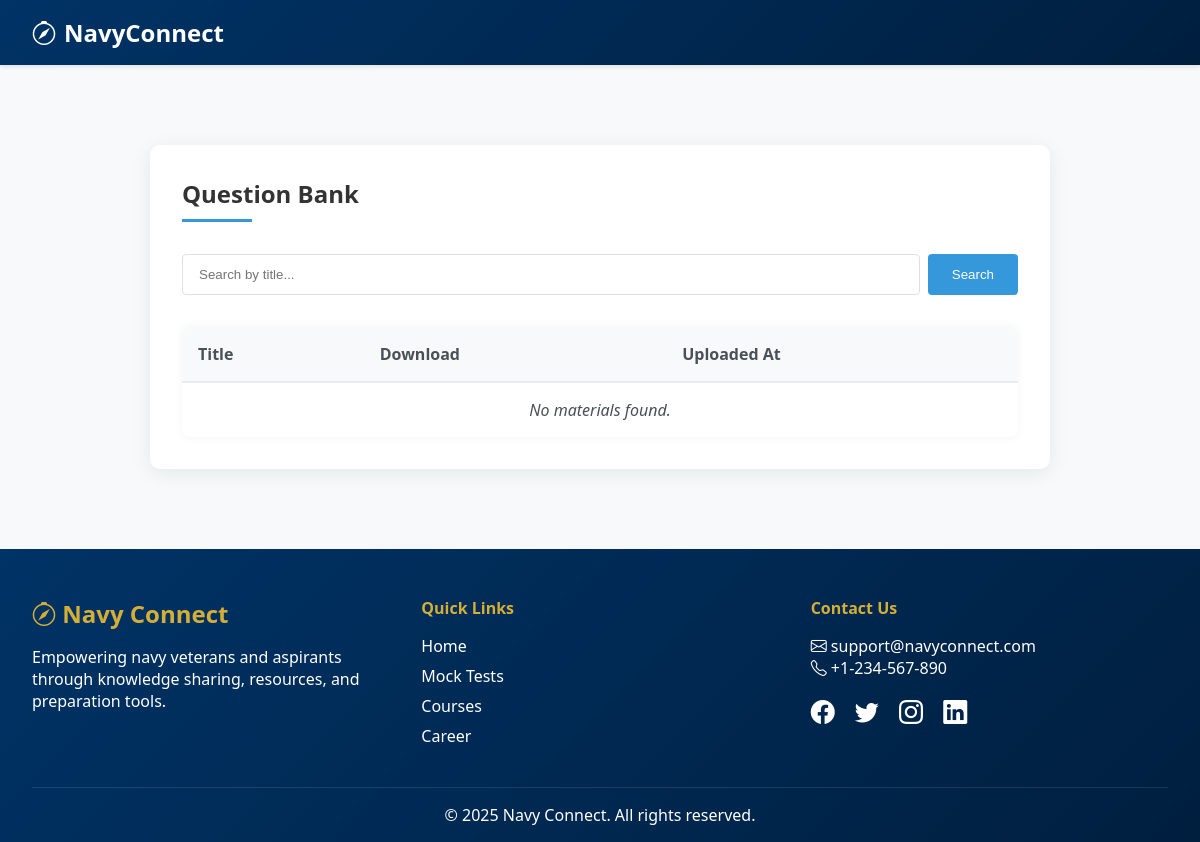
/question-bank/, run on an earlier commit of the app's database.
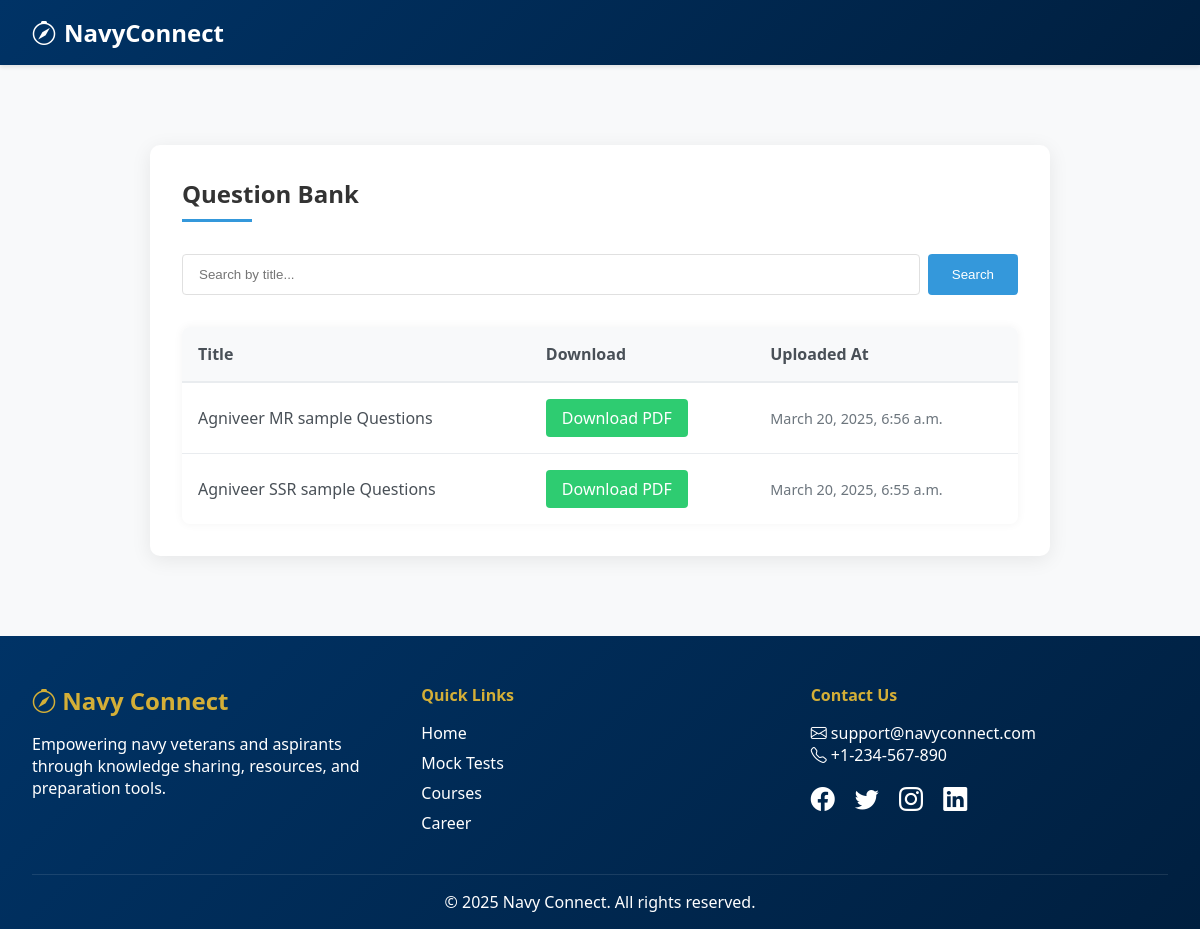
And on a later commit of the database.
### core/models.py (models this page shows, shortened)
class QuestionBank(models.Model):
    title = models.CharField(max_length=255)
    pdf = models.FileField(upload_to='question_banks/')
    uploaded_at = models.DateTimeField(auto_now_add=True)

### core/views.py (the view)
# urls.py: path('question-bank/', views.question_bank_list, name='question_bank_list'),
def question_bank_list(request):
    query = request.GET.get('q')
    if query:
        materials = QuestionBank.objects.filter(Q(title__icontains=query))
    else:
        materials = QuestionBank.objects.all().order_by('-uploaded_at')
    return render(request, 'question_bank_list.html', {'materials': materials})

### core/templates/question_bank_list.html (shortened to what this page needs)
{% extends 'base.html' %}
{% block content %}
<div class="question-bank-container">
    <h2 class="question-bank-header">Question Bank</h2>
    <form method="get" class="search-form">
        <input type="text" name="q" placeholder="Search by title..." class="search-input" value="{{ request.GET.q }}">
        <button type="submit" class="search-btn">Search</button>
    </form>
    <table class="materials-table">
        <thead>
            <tr>
                <th>Title</th>
                <th>Download</th>
                <th>Uploaded At</th>
            </tr>
        </thead>
        <tbody>
            {% for material in materials %}
            <tr>
                <td>{{ material.title }}</td>
                <td><a href="{{ material.pdf.url }}" class="download-btn" download>Download PDF</a></td>
                <td><span class="timestamp">{{ material.uploaded_at }}</span></td>
            </tr>
            {% empty %}
            <tr><td colspan="3" class="empty-message">No materials found.</td></tr>
            {% endfor %}
        </tbody>
    </table>
</div>
{% endblock %}

What changed in the data, as far as the page shows it:
added QuestionBank: title "Agniveer MR sample Questions", uploaded_at "March 20, 2025, 6:56 a.m."
added QuestionBank: title "Agniveer SSR sample Questions", uploaded_at "March 20, 2025, 6:55 a.m."
Also different on the page:
text no longer shown: "No materials found."
